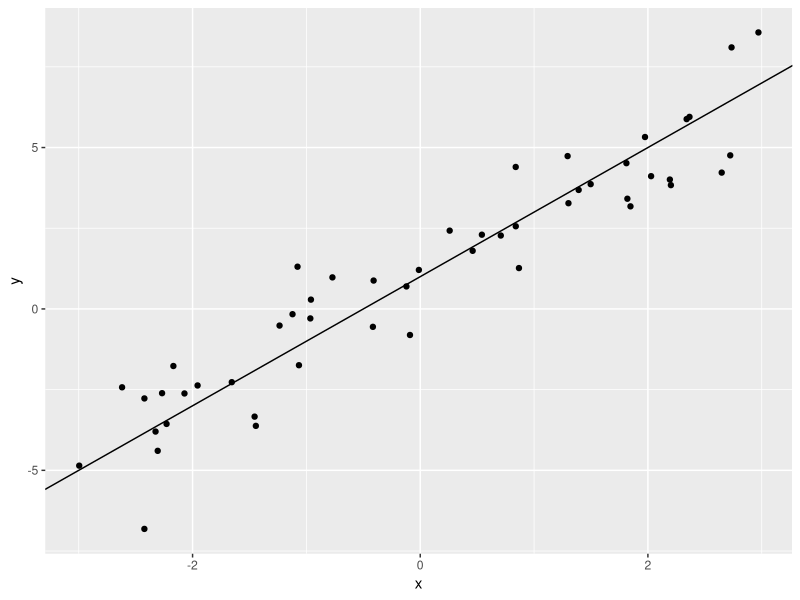
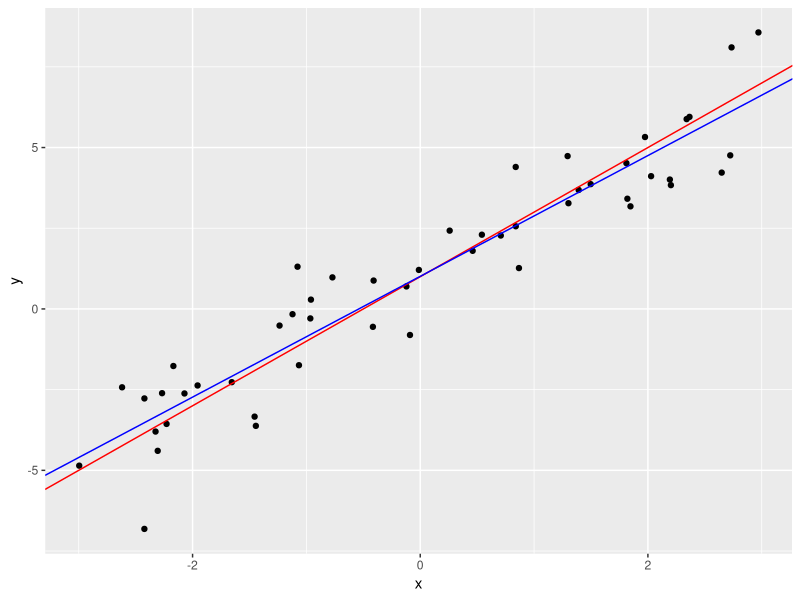
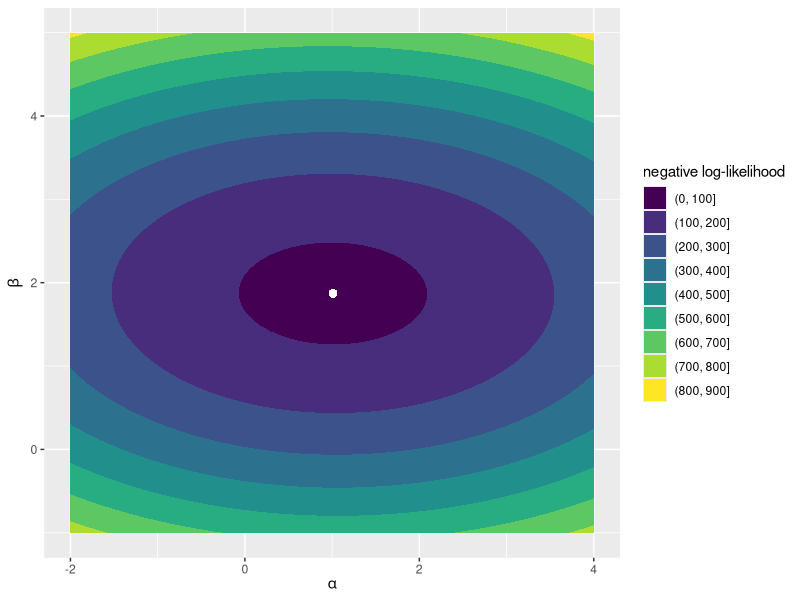
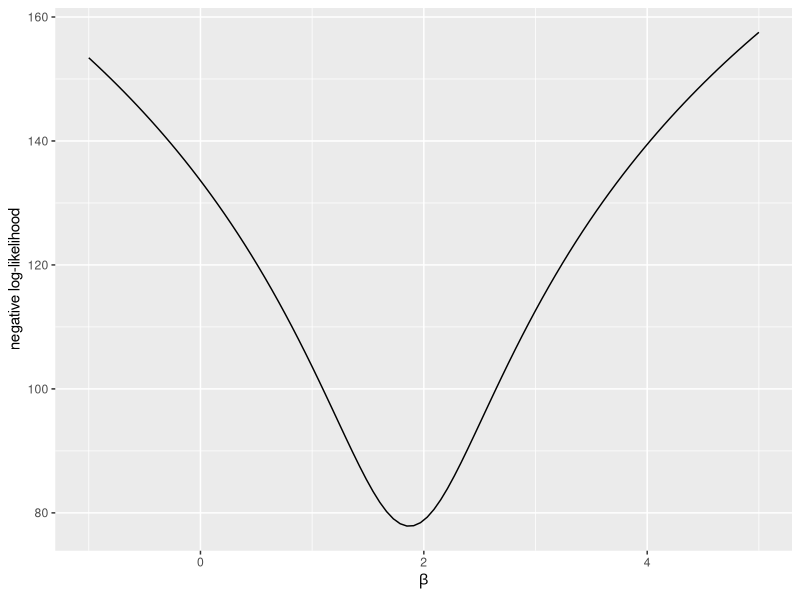
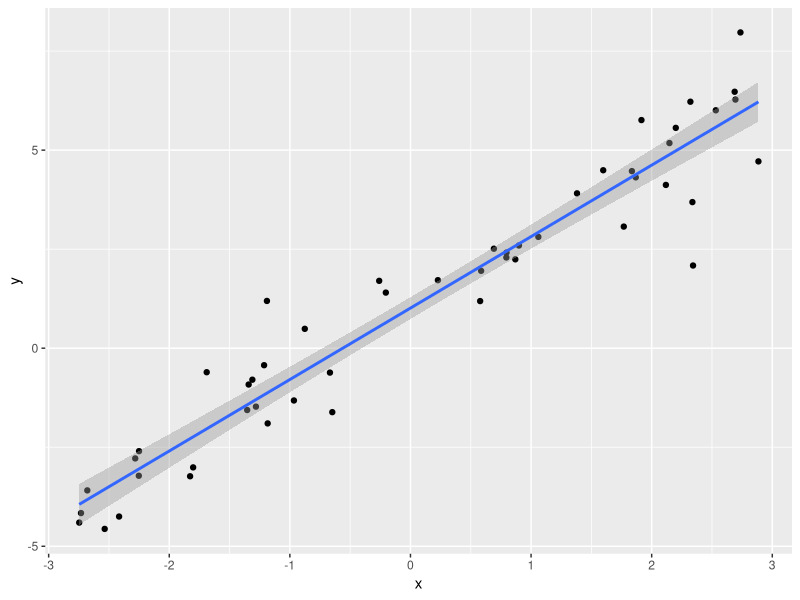
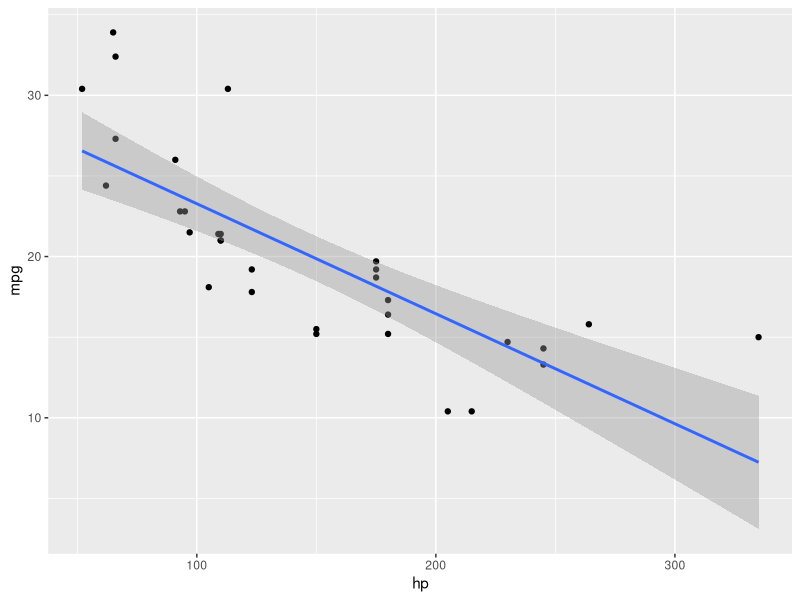

Source code (R) for these figures, in order:
## ---- chunk 1
## load the tidyverse packages
if (!require("tidyverse")) install.packages("tidyverse"); library(tidyverse)

knitr::opts_chunk$set(fig.height = 4, fig.width = 6)
## ---- chunk 2
a <- 1 ## intercept
b <- 2 ## slope
sigma <- 1 ## error standard deviation
## ---- chunk 3
n <- 50 ## sample size

## simulate data
sim_data <- data.frame(x = runif(n, min = -3, max = 3))
sim_data$y <- a + b*sim_data$x + rnorm(n, mean = 0, sd = sigma)

## Look at the data structure
head(sim_data)
## ---- chunk 4
sim_data %>% # start with the data
  ggplot(aes(x, y)) + # tell ggplot which aesthetics to use
  geom_point() + # add points
  geom_abline(intercept = a, slope = b) # show the known regression line
## ---- chunk 5
## negative log-likelihood of y-values given intercept, slope, and error sd
## we pass the parameters as a vector in the order a, b, sigma
lm_log_lik <- function(pars, x, y) {
  a <- pars[1]; b <- pars[2]; sigma <- pars[3]
  if (sigma > 0) {
    return(-sum(dnorm(y, mean = a + b*x, sd = sigma, log = TRUE)))
  } else {
    return(1000)
  }
}
## ---- chunk 6
fit <- optim(
  par = c(a = 0, b = 0, sigma = 1), 
  fn = lm_log_lik, 
  x = sim_data$x, 
  y = sim_data$y, 
  hessian = TRUE
)

fit
## ---- chunk 7
coef(lm(y ~ x, data = sim_data))
## ---- chunk 8
sim_data %>%   
  ggplot(aes(x, y)) + # tell ggplot which aesthetics to use
  geom_point() + # add points
  geom_abline(intercept = a, slope = b, color = "red") + # show the known regression line
  geom_abline(intercept = fit$par[1], slope = fit$par[2], color = "blue") # our estimates
## ---- chunk 9
a_seq <- seq(-2, 4, length.out = 100)
b_seq <- seq(-1, 5, length.out = 100)

### data frame containing all combinations of the intercept and slope values
par_grid <- expand.grid("a" = a_seq, "b" = b_seq)

### loop over data frame, store negative log likelihood
for (i in 1:nrow(par_grid)) {
  par_grid$loglik[i] <- lm_log_lik(
    c(a = par_grid$a[i], b = par_grid$b[i], sigma = fit$par[3]), 
    x = sim_data$x, 
    y = sim_data$y
  )
}
## ---- chunk 10
par_grid %>% 
  ggplot(aes(a, b, z = loglik)) + 
  geom_contour_filled() + 
  labs(x = expression(alpha), y = expression(beta), fill = "negative log-likelihood") + 
  geom_point(aes(x = fit$par[1], y = fit$par[2]), size = 2, color = "white")
## ---- chunk 11
## Modify our `lm_log_lik` function so that the slope is a separate argument
## We'll pass this to `optim` to just find the values of the intercept and sd
slope_proflik <- function(pars, b, x, y) {
  a <- pars[1]; sigma <- pars[2] ## only two pars in this function
  if (sigma > 0) {
    return(-sum(dnorm(y, mean = a + b*x, sd = sigma, log = TRUE)))
  } else {
    return(1000)
  }
}

b_profile <- data.frame(
  b = seq(-1, 5, length.out = 100)  ## values of slope to loop over
)

## loop over values of the slope, store negative log-likelihood
for (i in 1:nrow(b_profile)) {
  b_fit <- optim(
    par = c(a = 0, sigma = 1), # initial values for intercept and sd
    fn = slope_proflik,  # objective function
    b = b_profile$b[i], # fixed slope value
    x = sim_data$x,   # x values
    y = sim_data$y   # y values
  )
  b_profile$nll[i] <- b_fit$value
}

## plot slope profile
b_profile %>% 
  ggplot(aes(b, nll)) + 
  geom_line() + 
  labs(x = expression(beta), y = "negative log-likelihood")
## ---- chunk 12
var_cov <- solve(fit$hessian)
var_cov
## ---- chunk 13
fisher_se <- sqrt(diag(var_cov))
fisher_se
## ---- chunk 14
summary(lm(y ~ x, data = sim_data))
## ---- chunk 15
n_obs <- nrow(sim_data) ## number of observations
n_samples <- 1000 ## number of bootstrap samples

## initialize an empty matrix to store parameter estimates for each sample
par_samples <- matrix(nrow = n_samples, ncol = 3)

## recalculate MLE for each sample
for (i in 1:n_samples) {
  sample_rows <- sample(1:n_obs, size = n_obs, replace = TRUE) # sampled rows from data
  new_data <- sim_data[sample_rows,] # subset data to sampled rows
  
  sample_fit <- optim(
    par = c(0, 0, 1), # initial values
    fn = lm_log_lik, # log likelihood function
    x = new_data$x, # sampled x-values
    y = new_data$y # sampled y-values
  )
  
  par_samples[i,] <- sample_fit$par # store sample parameters
}

boot_se <- apply(par_samples, MARGIN = 2, FUN = sd) # calculate column SDs
boot_se
## ---- chunk 16
gamma <- 0.05 ## 95% confidence interval

alpha_CI <- qnorm(c(gamma/2, 1 - gamma/2), mean = fit$par[1], sd = fisher_se[1])
beta_CI <- qnorm(c(gamma/2, 1 - gamma/2), mean = fit$par[2], sd = fisher_se[2])

cbind(alpha_CI, beta_CI)
## ---- chunk 17
alpha_CI <- qnorm(c(gamma/2, 1 - gamma/2), mean = fit$par[1], sd = boot_se[1])
beta_CI <- qnorm(c(gamma/2, 1 - gamma/2), mean = fit$par[2], sd = boot_se[2])

cbind(alpha_CI, beta_CI)
## ---- chunk 18
alpha_CI <- quantile(par_samples[,1], c(gamma/2, 1 - gamma/2))
beta_CI <- quantile(par_samples[,2], c(gamma/2, 1 - gamma/2))

cbind(alpha_CI, beta_CI)
## ---- chunk 19
lm_fit <- function(x, y, SE = "fisher", init = c("a" = 0, "b" = 0, "sigma" = 1), n_boot = 1000) {

  if (!(SE %in% c("bootstrap", "fisher"))) stop("SE options are bootstrap or fisher")
  if (length(x) != length(y)) stop("x and y lengths differ")

  ## Maximum-likelihood estimate
  MLE <- optim(
    par = init, # initial values
    fn = lm_log_lik,  # our negative log-likelihood function
    x = x,   # x values
    y = y,   # y values
    hessian = (SE == "fisher") # only return Hessian if Fisher information used
  )

  ## Standard error using either fisher information or bootstrapping
  if (SE == "fisher") {
    var_cov <- solve(MLE$hessian)
    fit_se <- sqrt(diag(var_cov))
  } else {
    n_obs <- length(x) ## number of observations

    ## initialize an empty matrix to store parameter estimates for each sample
    par_samples <- matrix(nrow = n_boot, ncol = 3)

    ## recalculate MLE for each sample
    for (i in 1:n_boot) {
      samp <- sample(1:n_obs, size = n_obs, replace = TRUE) # sampled observations
      new_x <- x[samp] # subset x to sampled observations
      new_y <- y[samp] # subset y to sampled observations

      sample_fit <- optim(
        par = init, # initial values
        fn = lm_log_lik, # log likelihood function
        x = new_x, # sampled x-values
        y = new_y # sampled y-values
      )
  
    par_samples[i,] <- sample_fit$par # store sample parameters
  }
  fit_se <- apply(par_samples, MARGIN = 2, FUN = sd) # calculate column SDs
 }

 ## nicely format output
 data.frame(
   coef = c("intercept", "slope"), 
   estimate = MLE$par[1:2], 
   SE = fit_se[1:2]
 )

}
## ---- chunk 20
a <- 1 ## intercept
b <- 2 ## slope
sigma <- 1 ## error standard deviation
n <- 50 ## sample size

## simulate data
sim_data <- tibble(
  x = runif(n, min = -3, max = 3), ## x values
  y = a + b*x + rnorm(n, mean = 0, sd = sigma) ## regression equation
)

## plot data
sim_data %>% ggplot(aes(x, y)) + geom_point() + geom_smooth(method = "lm")

## run regression
lm_fit(sim_data$x, sim_data$y, SE = "fisher")
## ---- chunk 21
mtcars %>% ggplot(aes(hp, mpg)) + geom_point() + geom_smooth(method = "lm")
## ---- chunk 22
with(mtcars, lm_fit(hp, mpg))
## ---- chunk 23
### full negative log-likelihood
full <- optim(par = c(0, 0, 1), fn = lm_log_lik, x = anscombe$x1, y = anscombe$y1)
full <- full$value

### reduced negative log-likelihood
reduced <- optim(par = c(0, 1), fn = slope_proflik, b = 0, x = anscombe$x1, y = anscombe$y1)
reduced <- reduced$value

### calculate test statistic
chisq <- 2 * (reduced - full)

### likelihood ratio test p-value
p_LRT <- pchisq(chisq, df = 1, lower.tail = FALSE)

### p-value from lm
p_lm <- anova(lm(y1 ~ x1, data = anscombe))$`Pr(>F)`[1]
  
paste("likelihood ratio p-value:", round(p_LRT, 4))
paste("lm p-value:", round(p_lm, 4))
## ---- chunk 24
### WRITE THE SUM OF SQUARES FUNCTION -------------------------------------
## sum of squared errors given intercept and slope
## pass the parameters as a vector c(a, b)
sum_sqrs <- function(pars, x, y) {
  a <- pars[1]; b <- pars[2]
  sum((y - (a + b * x))^2)
}

### SIMULATE DATA ---------------------------------------------------------

a <- 1 ## intercept
b <- 2 ## slope
sigma <- 1 ## error standard deviation
n <- 50 ## sample size

## simulate data
sim_data <- tibble(
  x = runif(n, min = -3, max = 3), ## x values
  y = a + b*x + rnorm(n, mean = 0, sd = sigma) ## regression equation
)

### OBTAIN PARAMETER ESTIMATES USING SUM OF SQUARES -----------------------
ss_fit <- optim(
  par = c(0, 0), # initial values (a, b)
  fn = sum_sqrs,  # sum of squares function
  x = sim_data$x,   # x values
  y = sim_data$y   # y values
)

ss_fit
## ---- chunk 25
### OBTAIN PARAMETER ESTIMATES USING MAXIMUM LIKELIHOOD -------------------
ml_fit <- optim(
  par = c(0, 0, 1), # initial values (a, b, sigma)
  fn = lm_log_lik,  # negative log-likelihood function
  x = sim_data$x,   # x values
  y = sim_data$y   # y values
)

ml_fit
